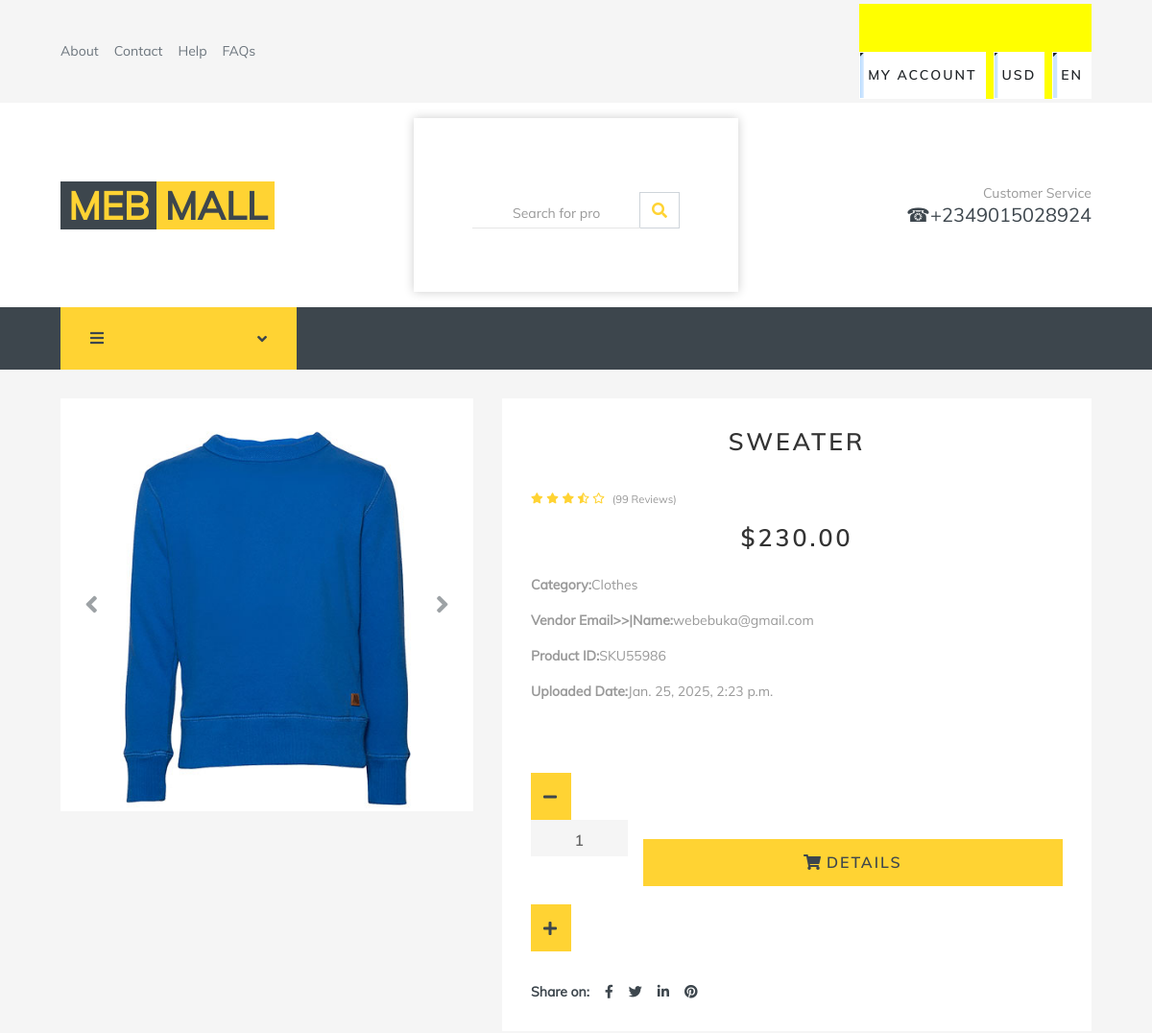
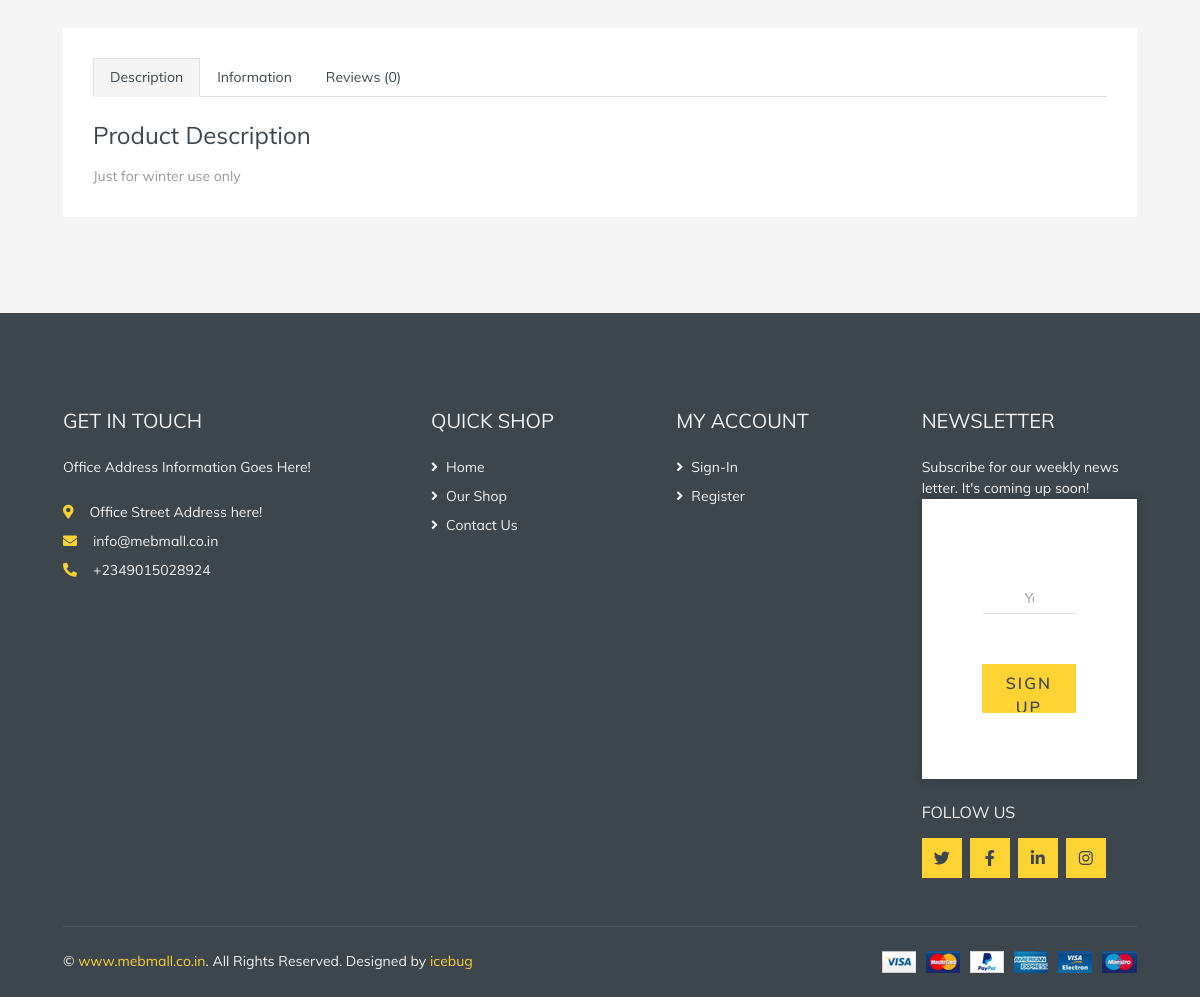
The page /detail/sweater/ on the database its author committed (2 pictures, top to bottom).
### store/models.py (models this page shows, shortened)
class Product(models.Model):
    name = models.CharField(max_length=255)
    image = models.FileField(upload_to='images', blank=True, null=True, default='product.jpg')
    description = RichTextField(blank=True, null=True)
    category = models.ForeignKey(Category, on_delete=models.SET_NULL, null=True, blank=True)
    price = models.DecimalField(max_digits=12, decimal_places=2, default=0.00, null=True, blank=True,
                                verbose_name='Sale Price')
    regular_price = models.DecimalField(max_digits=12, decimal_places=2, default=0.00, null=True, blank=True,
                                        verbose_name='Regular Price')
    stock = models.PositiveIntegerField(default=0, null=True, blank=True)
    shipping = models.DecimalField(max_digits=12, decimal_places=2, default=0.00, null=True, blank=True,
                                   verbose_name='Shipping Amount')
    status = models.CharField(choices=STATUS, max_length=50,default='Published')
    featured = models.BooleanField(default=False, verbose_name='Marketplace Featured')
    vendor = models.ForeignKey(user_models.User, on_delete=models.SET_NULL, null=True, blank=True)
    sku =ShortUUIDField(unique=True, max_length=50, length=5, prefix='SKU', alphabet='1234567890')
    slug = models.SlugField(null=True, blank=True)
    date = models.DateTimeField(default=timezone.now)
    class Meta:
        ordering = ['-id']
        verbose_name_plural = 'Products'

class Category(models.Model):
    title = models.CharField(max_length=255)
    image = models.ImageField(upload_to='images', null=True,blank=True)
    slug = models.SlugField(unique=True)
    class Meta:
        verbose_name_plural = 'Categories'
        ordering = ['title']

### userauths/models.py (models this page shows, shortened)
class User(AbstractUser):
    username = models.CharField(max_length=255, null=True, blank=True)
    email = models.EmailField(unique=True)
    USERNAME_FIELD ='email'
    REQUIRED_FIELDS = ['username']
    def __str__(self):
        return self.email

### store/views.py (the view)
# urls.py: path('detail/<slug>/', views.detail_view, name="details_view"),
def detail_view(request, slug):
    product=store_models.Product.objects.get(status="Published", slug=slug)
    related_product=store_models.Product.objects.filter(category=product.category, status="Published").exclude(
        id=product.id)
    context={
        "product": product,
        "related_product": related_product,
    }
    return render(request, "store/product_detail.html", context)

### templates/store/product_detail.html (shortened to what this page needs)
{%extends 'layout.html'%}{%load static%}
{%block content%}
    <div class="container-fluid pb-5">
        <div class="row px-xl-5">
            <div class="col-lg-5 mb-30">
                <div id="product-carousel" class="carousel slide" data-ride="carousel">
                    <div class="carousel-inner bg-light">
                        <div class="carousel-item active">
                            <img class="w-100 h-100" src="{{product.image.url}}" alt="Image">
                        </div>
                    </div>
                    <a class="carousel-control-prev" href="#product-carousel" data-slide="prev">
                        <i class="fa fa-2x fa-angle-left text-dark"></i>
                    </a>
                    <a class="carousel-control-next" href="#product-carousel" data-slide="next">
                        <i class="fa fa-2x fa-angle-right text-dark"></i>
                    </a>
                </div>
            </div>
            <div class="col-lg-7 h-auto mb-30">
                <div class="h-100 bg-light p-30">
                    <h3>{{product.name}}</h3>
                    <div class="d-flex mb-3">
                        <div class="text-primary mr-2">
                            <small class="fas fa-star"></small>
                            <small class="fas fa-star"></small>
                            <small class="fas fa-star"></small>
                            <small class="fas fa-star-half-alt"></small>
                            <small class="far fa-star"></small>
                        </div>
                        <small class="pt-1">(99 Reviews)</small>
                    </div>
                    <h3 class="font-weight-semi-bold mb-4">${{product.price}}</h3>
                    <div class="d-flex mb-3">
                        <p><strong>Category:</strong></p><p></p>
                        <p>{{product.category.title}}</p>
                    </div>
                    <div class="d-flex mb-3">
                        <p><strong>Vendor Email>>|Name:</strong></p><p></p>
                        <p>{{product.vendor}}</p>
                    </div>
                    <div class="d-flex mb-3">
                        <p><strong>Product ID:</strong></p><p></p>
                        <p>{{product.sku}}</p>
                    </div>
                     <div class="d-flex mb-3">
                        <p><strong>Uploaded Date:</strong></p><p></p>
                        <p>{{product.date}}</p>
                    </div>
                    <div class="d-flex align-items-center mb-4 pt-2">
                        <div class="input-group quantity mr-3" style="width: 130px;">
                            <div class="input-group-btn">
                                <button class="btn btn-primary btn-minus">
                                    <i class="fa fa-minus"></i>
                                </button>
                            </div>
                            <input type="text" class="form-control bg-secondary border-0 text-center" value="1">
                            <div class="input-group-btn">
                                <button class="btn btn-primary btn-plus">
                                    <i class="fa fa-plus"></i>
                                </button>
                            </div>
                        </div>
                        <button class="btn btn-primary px-3"><i class="fa fa-shopping-cart mr-1"></i>Details</button>
                    </div>
                    <div class="d-flex pt-2">
                        <strong class="text-dark mr-2">Share on:</strong>
                        <div class="d-inline-flex">
                            <a class="text-dark px-2" href="">
                                <i class="fab fa-facebook-f"></i>
                            </a>
                            <a class="text-dark px-2" href="">
                                <i class="fab fa-twitter"></i>
                            </a>
                            <a class="text-dark px-2" href="">
                                <i class="fab fa-linkedin-in"></i>
                            </a>
                            <a class="text-dark px-2" href="">
                                <i class="fab fa-pinterest"></i>
                            </a>
                        </div>
                    </div>
                </div>
            </div>
        </div>
        <div class="row px-xl-5">
            <div class="col">
                <div class="bg-light p-30">
                    <div class="nav nav-tabs mb-4">
                        <a class="nav-item nav-link text-dark active" data-toggle="tab" href="#tab-pane-1">Description</a>
                        <a class="nav-item nav-link text-dark" data-toggle="tab" href="#tab-pane-2">Information</a>
                        <a class="nav-item nav-link text-dark" data-toggle="tab" href="#tab-pane-3">Reviews (0)</a>
                    </div>
                    <div class="tab-content">
                        <div class="tab-pane fade show active" id="tab-pane-1">
                            <h4 class="mb-3">Product Description</h4>
                            {{product.description|safe}}
                        </div>
                    </div>
                </div>
            </div>
        </div>
    </div>
{%endblock content%}

### static/css/style(2).css (style rules this page uses)
* { -webkit-box-sizing: border-box; -moz-box-sizing: border-box; box-sizing: border-box; }
body { font-family: "Muli-Regular"; font-size: 14px; margin: 0; color: #999; }
input, textarea, select, button { font-family: "Muli-Regular"; }
p, h1, h2, h3, h4, h5, h6, ul { margin: 0; }
img { max-width: 100%; }
a { text-decoration: none; }
h3 { text-transform: uppercase; font-size: 25px; font-family: "Muli-SemiBold"; color: #333; letter-spacing: 3px; text-align: center; margin-bottom: 33px; }
.form-control { border: none; border-bottom: 1px solid #e6e6e6; display: block; width: 100%; height: 38px; background: none; padding: 3px 42px 0px; color: #666; font-family: "Muli-SemiBold"; font-size: 16px; }
button { border: none; width: 100%; height: 49px; margin-top: 50px; cursor: pointer; display: flex; align-items: center; justify-content: center; padding: 0; background: #99ccff; color: #fff; text-transform: uppercase; font-family: "Muli-SemiBold"; font-size: 15px; letter-spacing: 2px; transition: all 0.5s; position: relative; overflow: hidden; }
button:before, button:after { content: ''; position: absolute; top: 0; left: 0; width: 100%; height: 100%; z-index: 1; background-color: rgba(52, 152, 253, 0.25); -webkit-transition: all 0.3s; -moz-transition: all 0.3s; -o-transition: all 0.3s; transition: all 0.3s; -webkit-transform: translate(-100%, 0); transform: translate(-100%, 0); -webkit-transition-timing-function: cubic-bezier(0.75, 0, 0.125, 1); transition-timing-function: cubic-bezier(0.75, 0, 0.125, 1); }
button:after { -webkit-transition-delay: 0.2s; transition-delay: 0.2s; }

### rows shown on the page
Product: image (picture), name "SWEATER", price "230.00", category "Clothes", vendor "webebuka@gmail.com", sku "SKU55986", date "Jan. 25, 2025, 2:23 p.m.", description "Just for winter use only"
